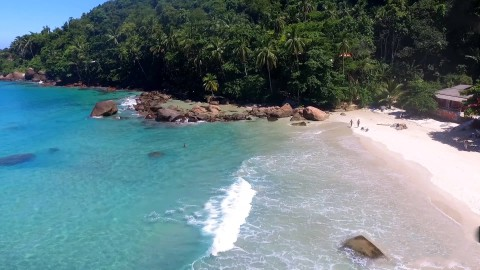
//> input picture images/ex8/praia.jpg, 480 x 270 px, given in place of the camera
$ ./motiondetection   (built with g++ and OpenCV 4)
//> lines starting //> are read from the running program, lines starting //| are printed output that depends on the picture; after the words box and inside, x2 and y2 are one past the last pixel; in counts of white or black regions, pixels touching at a corner belong together
#include <iostream>
#include <opencv2/opencv.hpp>
#include <cmath>

using namespace std;

int main(int argc, char** argv){
  cv::Mat image;
  int width, height;
  cv::VideoCapture cap;
  std::vector<cv::Mat> planes;
  cv::Mat hist;
  int nbins = 64;
  float range[] = {0, 255};
  const float *histrange = { range };
  bool uniform = true;
  bool acummulate = false;
  int key;

	cap.open(0);

  if(!cap.isOpened()){
    std::cout << "cameras indisponiveis";
    return -1;
  }

  cap.set(cv::CAP_PROP_FRAME_WIDTH, 640);
  cap.set(cv::CAP_PROP_FRAME_HEIGHT, 480);
  width = cap.get(cv::CAP_PROP_FRAME_WIDTH);
  height = cap.get(cv::CAP_PROP_FRAME_HEIGHT);

  std::cout << "largura = " << width << std::endl;
  std::cout << "altura  = " << height << std::endl;

  int histw = nbins, histh = nbins/2;
  cv::Mat histImg(histh, histw, CV_8UC3, cv::Scalar(0,0,0));

  cv::Mat old_hist;

    cap >> image;
//> image is the input picture: 270 rows x 480 cols, CV_8UC3; mean B, G, R 129.6, 124.3, 101.5

    cv::split (image, planes);
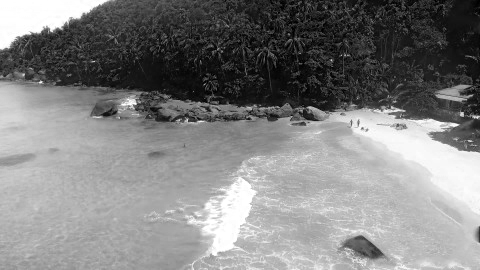
//> planes[0]: 270 rows x 480 cols, CV_8UC1; min 0, max 255, mean 129.6
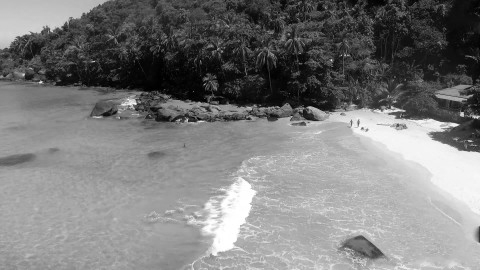
//> planes[1]: 270 rows x 480 cols, CV_8UC1; min 0, max 255, mean 124.3
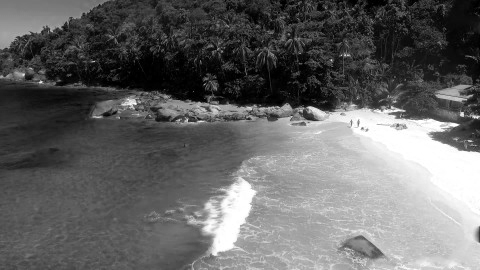
//> planes[2]: 270 rows x 480 cols, CV_8UC1; min 0, max 255, mean 101.5

    cv::calcHist(&planes[0], 1, 0, cv::Mat(), old_hist, 1, &nbins, &histrange, uniform, acummulate);
//> old_hist = 64 values, max 5528 at index 46, min 341 at index 0, mean 1988.2

    cv::normalize(old_hist, old_hist, 0, histImg.rows, cv::NORM_MINMAX, -1, cv::Mat());
//> old_hist = 64 values, max 32 at index 46, min 0 at index 0, mean 10.16

  std::cout << "Starting..." << std::endl;

    int aux = 0.0;

  while(1){
    cap >> image;

    cv::split (image, planes);

    cv::calcHist(&planes[0], 1, 0, cv::Mat(), hist, 1, &nbins, &histrange, uniform, acummulate);
//> hist = 64 values, max 5528 at index 46, min 341 at index 0, mean 1988.2

    cv::normalize(hist, hist, 0, histImg.rows, cv::NORM_MINMAX, -1, cv::Mat());
//> hist has the same summary as old_hist

    double compar_chi = cv::compareHist(hist, old_hist, 2);
//> compar_chi = 650.4

    if (abs(compar_chi - aux) > 25.0)
        cout << "Está em movimento!" << abs(compar_chi - aux) << endl;
//| Está em movimento!650.377

    histImg.setTo(cv::Scalar(0));

    for(int i=0; i<nbins; i++){
      cv::line(histImg,
               cv::Point(i, histh),
               cv::Point(i, histh-cvRound(hist.at<float>(i))),
               cv::Scalar(255, 0, 0), 1, 8, 0);
    }
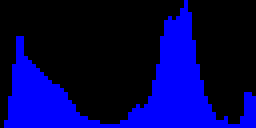
//> histImg: 32 rows x 64 cols, CV_8UC3 (shown 4 times larger); mean B, G, R 80.8, 0, 0

    histImg.copyTo(image(cv::Rect(0, 2*histh ,nbins, histh)));
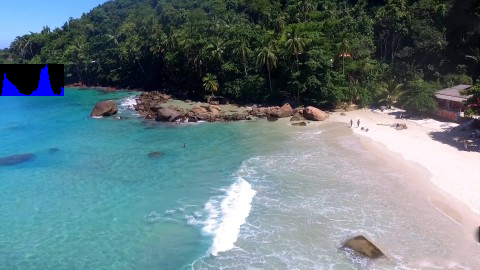
//> image: 270 rows x 480 cols, CV_8UC3; 1.58% of pixels changed, all inside (x1, y1, x2, y2) = (0, 64, 64, 96)

    aux = compar_chi;
//> aux = 650
    old_hist = hist;

    cv::imshow("image", image);
    key = cv::waitKey(30);
//> the Esc key is pressed
    if(key == 27) break;
  }
  return 0;
}
